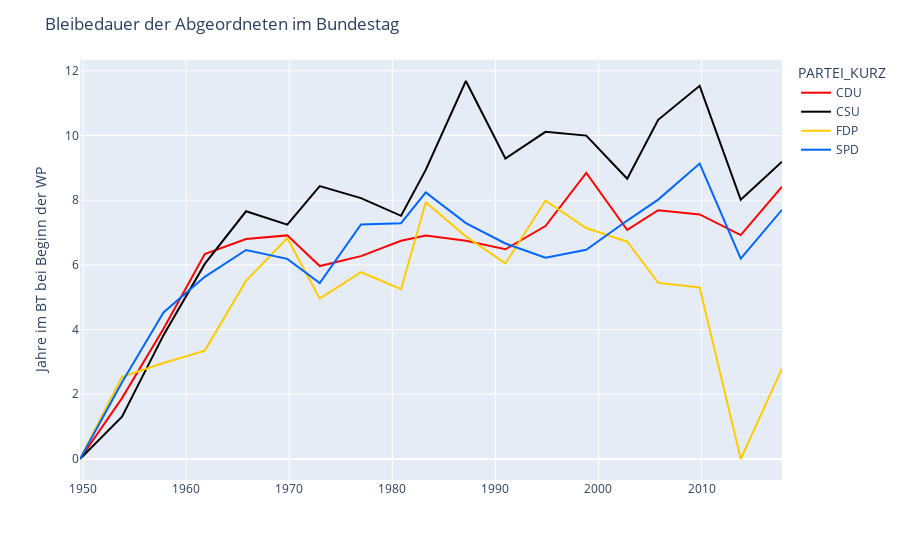

The notebook cell saved with this chart:
### Code cell
#fig = px.scatter(x=grouped['NUM_YEARS_IN_BT'].index, y= grouped['NUM_YEARS_IN_BT'])
fig = go.Figure(data=px.line(grouped_reindexed, x='START_DATE', y= 'NUM_YEARS_IN_BT', 
                                color='PARTEI_KURZ', color_discrete_sequence = LIST_OF_COLORS))
fig.update_layout(title='Bleibedauer der Abgeordneten im Bundestag',
               xaxis_title='',
               yaxis_title='Jahre im BT bei Beginn der WP')
fig.show()

### Figure 1 — Plotly figure (JSON) as saved in the notebook; plotly's stock layout.template omitted (floating-point values rounded to 4 significant figures)
{"data": [{"hovertemplate": "PARTEI_KURZ=CDU<br>START_DATE=%{x}<br>NUM_YEARS_IN_BT=%{y}<extra></extra>", "legendgroup": "CDU", "line": {"color": "#ff0000", "dash": "solid"}, "mode": "lines", "name": "CDU", "orientation": "v", "showlegend": true, "type": "scatter", "x": ["1949-09-07T00:00:00", "1953-10-06T00:00:00", "1957-10-15T00:00:00", "1961-10-17T00:00:00", "1965-10-19T00:00:00", "1969-10-20T00:00:00", "1972-12-13T00:00:00", "1976-12-14T00:00:00", "1980-11-04T00:00:00", "1983-03-29T00:00:00", "1987-02-18T00:00:00", "1990-12-20T00:00:00", "1994-11-10T00:00:00", "1998-10-26T00:00:00", "2002-10-17T00:00:00", "2005-10-18T00:00:00", "2009-10-27T00:00:00", "2013-10-22T00:00:00", "2017-10-24T00:00:00"], "xaxis": "x", "y": [0, 1.881, 4.027, 6.338, 6.798, 6.912, 5.964, 6.271, 6.746, 6.906, 6.746, 6.483, 7.201, 8.84, 7.079, 7.69, 7.559, 6.921, 8.415], "yaxis": "y"}, {"hovertemplate": "PARTEI_KURZ=CSU<br>START_DATE=%{x}<br>NUM_YEARS_IN_BT=%{y}<extra></extra>", "legendgroup": "CSU", "line": {"color": "#000000", "dash": "solid"}, "mode": "lines", "name": "CSU", "orientation": "v", "showlegend": true, "type": "scatter", "x": ["1949-09-07T00:00:00", "1953-10-06T00:00:00", "1957-10-15T00:00:00", "1961-10-17T00:00:00", "1965-10-19T00:00:00", "1969-10-20T00:00:00", "1972-12-13T00:00:00", "1976-12-14T00:00:00", "1980-11-04T00:00:00", "1983-03-29T00:00:00", "1987-02-18T00:00:00", "1990-12-20T00:00:00", "1994-11-10T00:00:00", "1998-10-26T00:00:00", "2002-10-17T00:00:00", "2005-10-18T00:00:00", "2009-10-27T00:00:00", "2013-10-22T00:00:00", "2017-10-24T00:00:00"], "xaxis": "x", "y": [0, 1.311, 3.829, 6.03, 7.657, 7.245, 8.436, 8.065, 7.517, 8.936, 11.68, 9.288, 10.11, 9.996, 8.662, 10.48, 11.54, 8.012, 9.187], "yaxis": "y"}, {"hovertemplate": "PARTEI_KURZ=FDP<br>START_DATE=%{x}<br>NUM_YEARS_IN_BT=%{y}<extra></extra>", "legendgroup": "FDP", "line": {"color": "#ffcc00", "dash": "solid"}, "mode": "lines", "name": "FDP", "orientation": "v", "showlegend": true, "type": "scatter", "x": ["1949-09-07T00:00:00", "1953-10-06T00:00:00", "1957-10-15T00:00:00", "1961-10-17T00:00:00", "1965-10-19T00:00:00", "1969-10-20T00:00:00", "1972-12-13T00:00:00", "1976-12-14T00:00:00", "1980-11-04T00:00:00", "1983-03-29T00:00:00", "1987-02-18T00:00:00", "1990-12-20T00:00:00", "1994-11-10T00:00:00", "1998-10-26T00:00:00", "2002-10-17T00:00:00", "2005-10-18T00:00:00", "2009-10-27T00:00:00", "2013-10-22T00:00:00", "2017-10-24T00:00:00"], "xaxis": "x", "y": [0, 2.54, 2.966, 3.351, 5.505, 6.832, 4.956, 5.773, 5.252, 7.938, 6.881, 6.045, 7.987, 7.14, 6.717, 5.443, 5.301, 0, 2.795], "yaxis": "y"}, {"hovertemplate": "PARTEI_KURZ=SPD<br>START_DATE=%{x}<br>NUM_YEARS_IN_BT=%{y}<extra></extra>", "legendgroup": "SPD", "line": {"color": "#0066ff", "dash": "solid"}, "mode": "lines", "name": "SPD", "orientation": "v", "showlegend": true, "type": "scatter", "x": ["1949-09-07T00:00:00", "1953-10-06T00:00:00", "1957-10-15T00:00:00", "1961-10-17T00:00:00", "1965-10-19T00:00:00", "1969-10-20T00:00:00", "1972-12-13T00:00:00", "1976-12-14T00:00:00", "1980-11-04T00:00:00", "1983-03-29T00:00:00", "1987-02-18T00:00:00", "1990-12-20T00:00:00", "1994-11-10T00:00:00", "1998-10-26T00:00:00", "2002-10-17T00:00:00", "2005-10-18T00:00:00", "2009-10-27T00:00:00", "2013-10-22T00:00:00", "2017-10-24T00:00:00"], "xaxis": "x", "y": [0, 2.374, 4.531, 5.63, 6.46, 6.185, 5.441, 7.25, 7.29, 8.24, 7.292, 6.662, 6.22, 6.465, 7.37, 8.018, 9.13, 6.194, 7.703], "yaxis": "y"}], "layout": {"autosize": true, "legend": {"title": {"text": "PARTEI_KURZ"}, "tracegroupgap": 0}, "margin": {"t": 60}, "title": {"text": "Bleibedauer der Abgeordneten im Bundestag"}, "xaxis": {"anchor": "y", "autorange": true, "domain": [0, 1], "range": ["1949-09-07", "2017-10-24"], "title": {"text": ""}, "type": "date"}, "yaxis": {"anchor": "x", "autorange": true, "domain": [0, 1], "range": [-0.6491, 12.33], "title": {"text": "Jahre im BT bei Beginn der WP"}, "type": "linear"}}}
